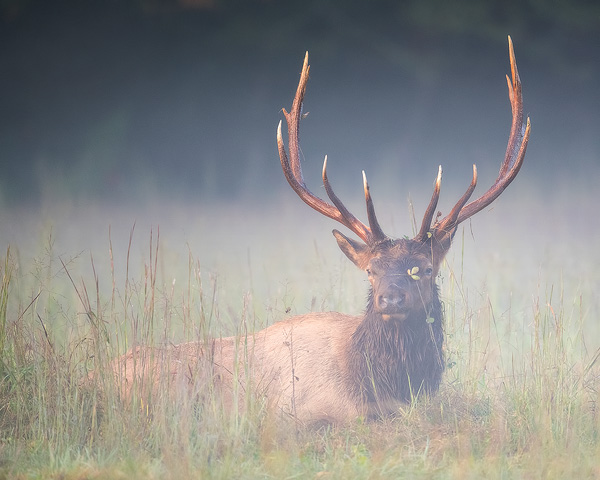
#> input picture assets/low-contrast-image.jpg, 600 x 480 px
$ python adjust_contrast_and_equalization.py
#> lines starting #> are read from the running program, lines starting #| are printed output that depends on the picture
#> further down, image is the input picture: shape (480, 600, 3); mean R, G, B 141.7, 140.9, 139.3
import imageio.v2 as imageio
import numpy as np
import matplotlib.pyplot as plt

# Fungsi untuk melakukan histogram equalization
def histogram_equalization(img):
    histogram, bin_edges = np.histogram(img.flatten(), 256, [0, 256])
#> histogram = 256 values, max 8092 at index 188, min 0 at index 0, mean 3375; bin_edges = 257 values from 0 to 256
    cdf = histogram.cumsum()
#> cdf = 256 values from 0 to 864000
    cdf_normalized = 255 * cdf / cdf.max()
#> cdf_normalized = 256 values from 0 to 255
    img_equalized = np.interp(img.flatten(), bin_edges[:-1], cdf_normalized)
    return img_equalized.reshape(img.shape).astype('uint8')
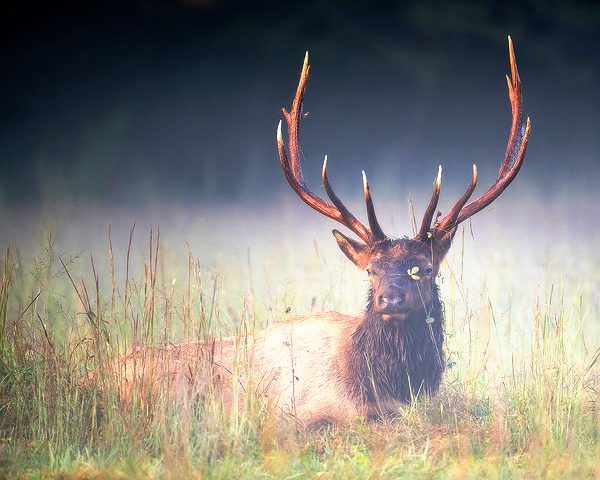
#> returned value: shape (480, 600, 3); mean of channels 0, 1, 2 131.7, 128.8, 123; drawn as R, G, B

# Fungsi untuk menyesuaikan kontras
def adjust_contrast(img, factor):
#> called with factor = 1.5
    mean = np.mean(img)
#> mean = 140.6
    return np.clip((img - mean) * factor + mean, 0, 255).astype('uint8')
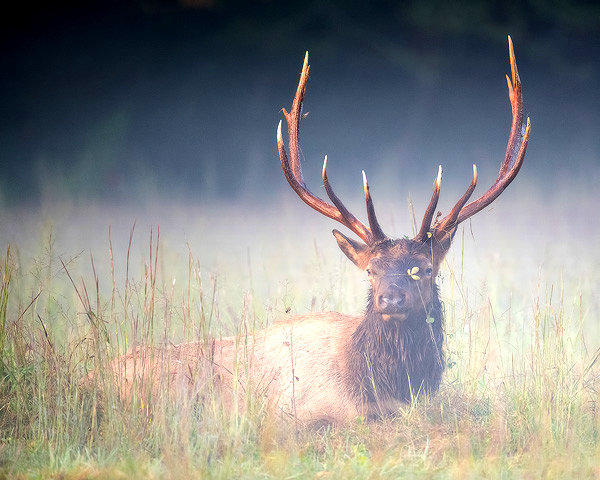
#> returned value: shape (480, 600, 3); mean of channels 0, 1, 2 141, 140.5, 138.2; drawn as R, G, B

# Memuat citra
image_path = 'assets/low-contrast-image.jpg'  # Sesuaikan dengan jalur file citra Anda
image = imageio.imread(image_path)

# Memproses citra
image_equalized = histogram_equalization(image)
image_contrast_adjusted = adjust_contrast(image, 1.5)

# Menampilkan citra asli, hasil equalization, dan hasil penyesuaian kontras
plt.figure(figsize=(15, 5))
plt.subplot(1, 3, 1)
plt.imshow(image, cmap='gray', vmin=0, vmax=255)
plt.title('Original Image')
plt.axis('off')

plt.subplot(1, 3, 2)
plt.imshow(image_equalized, cmap='gray', vmin=0, vmax=255)
plt.title('Histogram Equalized Image')
plt.axis('off')

plt.subplot(1, 3, 3)
plt.imshow(image_contrast_adjusted, cmap='gray', vmin=0, vmax=255)
plt.title('Contrast Adjusted (1.5) Image')
plt.axis('off')

plt.show()
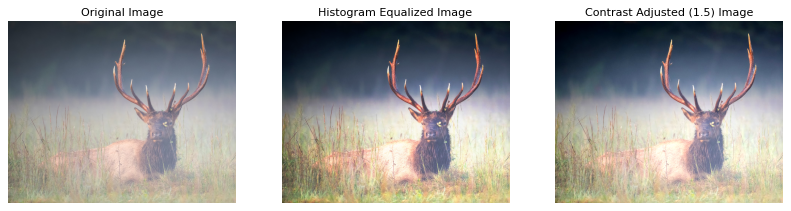
#> figure drawn by matplotlib, 3 panels
